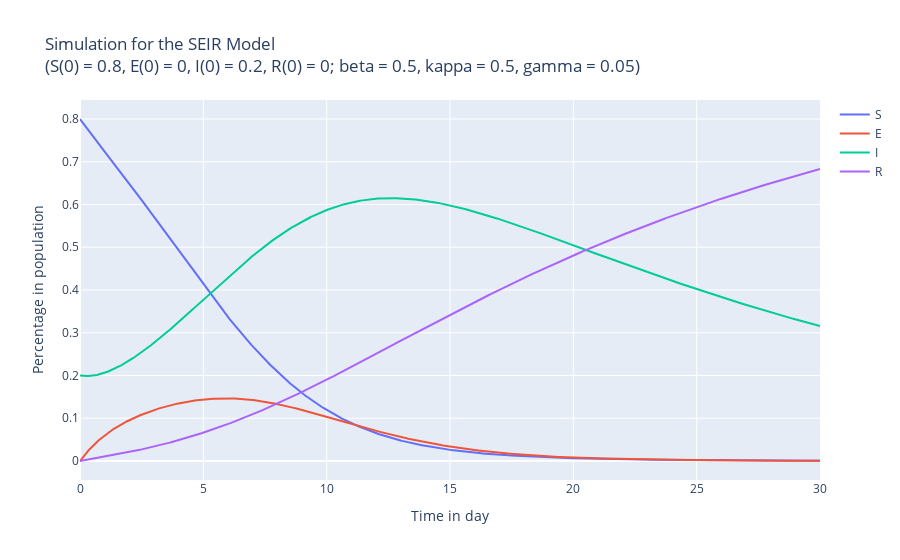

The notebook cell saved with this chart:
### Code cell
import plotly.graph_objects as go

# Plot figure
fig = go.Figure()

# Plot S
fig.add_trace(go.Scatter(x=times, y=output[:,0], name="S"))

# Plot E
fig.add_trace(go.Scatter(x=times, y=output[:,1], name="E"))

# Plot I
fig.add_trace(go.Scatter(x=times, y=output[:,2], name="I"))

# Plot R
fig.add_trace(go.Scatter(x=times, y=output[:,3], name="R"))

# Format the figure
fig.update_layout(title='Simulation for the SEIR Model <br>(S(0) = 0.8, E(0) = 0, I(0) = 0.2, R(0) = 0; beta = 0.5, kappa = 0.5, gamma = 0.05)', xaxis_title='Time in day', yaxis_title='Percentage in population')
fig.show()

### Figure 1 — Plotly figure (JSON) as saved in the notebook; plotly's stock layout.template omitted (floating-point values rounded to 4 significant figures; data arrays with more than 128 entries replaced by an {"elided": "..."} marker saying what was removed)
{"data": [{"name": "S", "type": "scatter", "x": {"elided": "1000 float values"}, "y": {"elided": "1000 float values"}}, {"name": "E", "type": "scatter", "x": {"elided": "1000 float values"}, "y": {"elided": "1000 float values"}}, {"name": "I", "type": "scatter", "x": {"elided": "1000 float values"}, "y": {"elided": "1000 float values"}}, {"name": "R", "type": "scatter", "x": {"elided": "1000 float values"}, "y": {"elided": "1000 float values"}}], "layout": {"title": {"text": "Simulation for the SEIR Model <br>(S(0) = 0.8, E(0) = 0, I(0) = 0.2, R(0) = 0; beta = 0.5, kappa = 0.5, gamma = 0.05)"}, "xaxis": {"title": {"text": "Time in day"}}, "yaxis": {"title": {"text": "Percentage in population"}}}}
